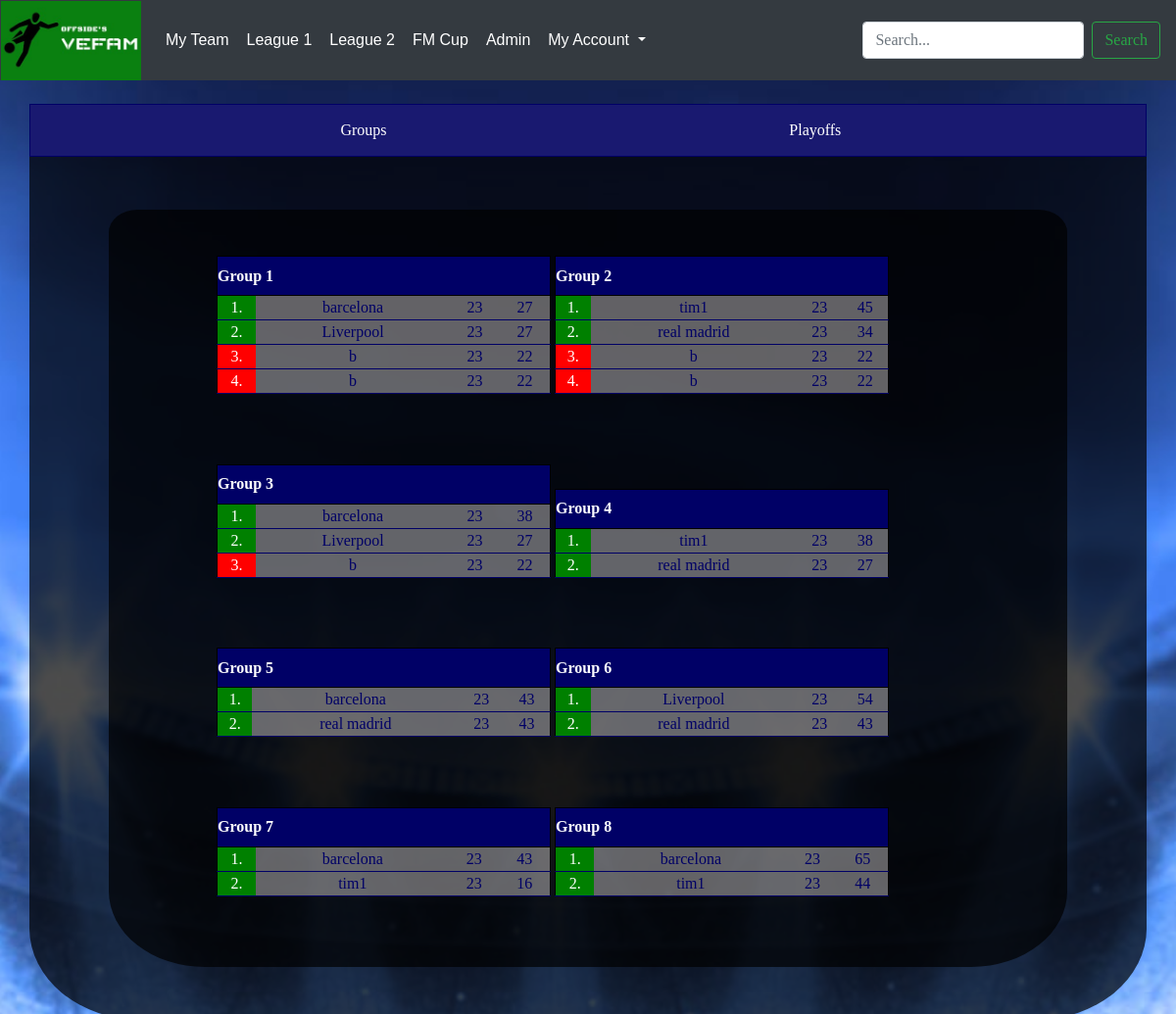
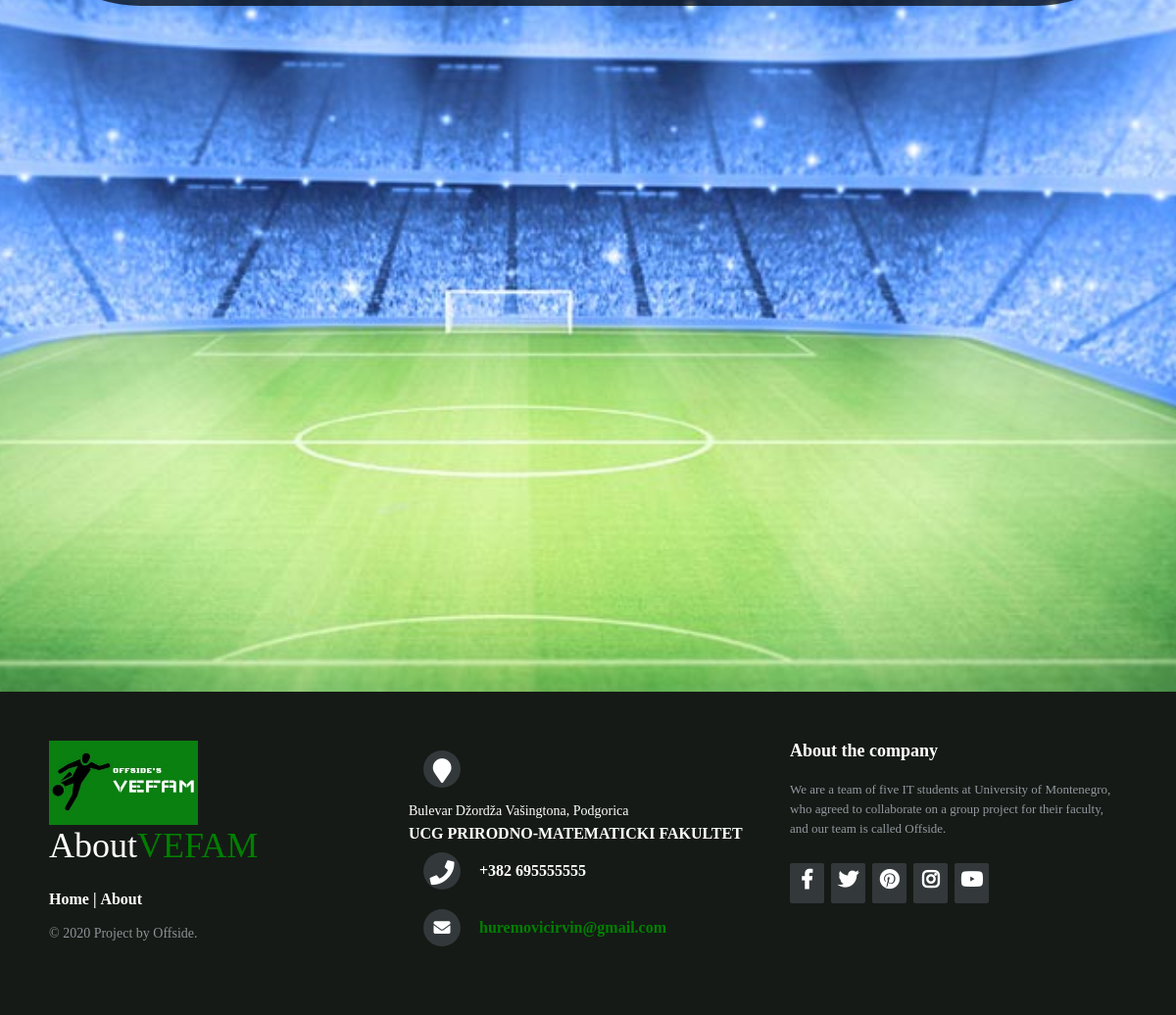
The page /fmcup2.php on the database its author committed (2 pictures, top to bottom).
### tables this page shows
CREATE TABLE `cups` (
  `id` bigint(20) UNSIGNED NOT NULL,
  `team_id` bigint(20) UNSIGNED NOT NULL,
  `phase` int(10) UNSIGNED NOT NULL,
  `_group` int(10) UNSIGNED NOT NULL,
  `sum` int(10) UNSIGNED NOT NULL
);

CREATE TABLE `user_teams` (
  `id` bigint(20) UNSIGNED NOT NULL,
  `user_id` bigint(20) UNSIGNED NOT NULL,
  `name` varchar(150) NOT NULL,
  `league` tinyint(4) NOT NULL,
  `last` int(10) UNSIGNED NOT NULL,
  `sum` int(10) UNSIGNED NOT NULL,
  `money` double NOT NULL
);

CREATE TABLE `round` (
  `id` bigint(20) UNSIGNED NOT NULL,
  `number` int(11) NOT NULL
);

### fmcup2.php (the view, shortened to what this page needs)
<!DOCTYPE html>
<html lang="en" dir="ltr">
  <head>
<link rel="stylesheet" href="https://maxcdn.bootstrapcdn.com/bootstrap/4.0.0/css/bootstrap.min.css">
<link rel="stylesheet" href="CSS/style.css">
<link rel="stylesheet" href="CSS/validate.css">
<link rel="stylesheet" href="CSS/fmcup.css">
  <link rel="stylesheet" href="https://use.fontawesome.com/releases/v5.0.13/css/all.css">
  </head>
  <body>
 <nav class="navbar navbar-expand-lg navbar-dark bg-dark">
      <a class="navbar-brand" href="#" style = "margin-left:-15px;margin-top:-12.5px; margin-bottom:-12.5px;">
          <img style="height: 81px;" src="img/logo.jpg" alt="Logo">
      </a>
      <div class="collapse navbar-collapse" id="navbarSupportedContent">
        <ul class="navbar-nav mr-auto" >
          <li class="nav-item active">
            <a class="nav-link" href="#" id="prvi">My Team</a>
          </li>
          <li class="nav-item">
            <a class="nav-link" href="#" >League 1</a>
          </li>
          <li class="nav-item">
              <a class="nav-link" href="#">League 2</a>
          </li>
          <li class="nav-item">
              <a class="nav-link" href="#">FM Cup</a>
          </li>
          <li class="nav-item">
              <a class="nav-link" href="#">Admin</a>
          </li>
          <li class="nav-item dropdown">
            <a class="nav-link dropdown-toggle" href="#" id="navbarDropdown" role="button" data-toggle="dropdown" aria-haspopup="true" aria-expanded="false">
              My Account
            </a>
          </li>
        </ul>
        <form class="form-inline my-2 my-lg-0">
          <input class="form-control mr-sm-2" type="search" placeholder="Search..." aria-label="Search" id="src">
          <button class="btn btn-outline-success my-2 my-sm-0" type="submit">Search</button>
        </form>
      </div>
    </nav>
    <br>
    <div class="container">
    <div class="tab row">
      <button id="dugme1" class="dugme" class="col-lg-6">Groups</button>
      <button id="dugme2" class="dugme" class="col-lg-6">Playoffs</button>
    </div>
    <div id="table" class="tabcontent" style="display: block">
      <br/>
  <br>
      <div class="container okvir">
	  <?php
	  $con = mysqli_connect('localhost','root','','fantasym');
		echo ' <div class="maina">';
			$imeGrupe=1;
			$brFaze=1;
			$sql="SELECT * FROM cups  WHERE _group='$imeGrupe' AND phase='$brFaze' order by sum DESC";
			$result=$con->query($sql);
			if($result->num_rows>0)
		{
				echo ' <div class="a">';
				 echo '<table class="grupa">';
				 echo '<tr > <th class="thead" colspan="5"> Group ';echo $imeGrupe ;  echo '</th></tr>';
			$brojac=0;
			while($row=mysqli_fetch_array($result))
			{
				$klas="";
				$brojac +=1;
				if($brojac<3)
				{
					$klas="prolaz";
				}
				else
				{
					$klas="ispadanje";
				}
				 echo "<tr class=\"member\"> <td class=\"".$klas."\">".$brojac.".</td><td>";
				 $timid=$row['team_id'] ;
				 $sql2="SELECT * FROM user_teams  WHERE id='$timid'";
				 $result2=$con->query($sql2);
				 while($row2=mysqli_fetch_array($result2)){echo $row2['name'] ;}
					$sql3="SELECT * FROM round ";
			 $result3=$con->query($sql3);
				 while($row3=mysqli_fetch_array($result3)){echo '</td><td>';echo $row3['number'] ; echo'</td><td>';}
				 echo $row["sum"];echo'</td> </tr>';
			}
			 echo ' </table>';
				 echo '</div>';
		}
			$imeGrupe=2;
			$brFaze = 1;
			$sql="SELECT * FROM cups  WHERE _group='$imeGrupe' AND phase='$brFaze' order by sum DESC";
			$result=$con->query($sql);
			if($result->num_rows>0)
		{
				echo ' <div class="a">';
				 echo '<table class="grupa">';
				 echo '<tr > <th class="thead" colspan="5"> Group ';echo $imeGrupe ;  echo '</th></tr>';
			$brojac=0;
			while($row=mysqli_fetch_array($result))
			{
				$klas="";
				$brojac +=1;
				if($brojac<3)
				{
					$klas="prolaz";
				}
				else
				{
					$klas="ispadanje";
				}
				echo "<tr class=\"member\"> <td class=\"".$klas."\">".$brojac.".</td><td>";
				 $timid=$row['team_id'] ;
				 $sql2="SELECT * FROM user_teams  WHERE id='$timid'";
				 $result2=$con->query($sql2);
				 while($row2=mysqli_fetch_array($result2)){echo $row2['name'] ;}
					$sql3="SELECT * FROM round ";
			 $result3=$con->query($sql3);
				 while($row3=mysqli_fetch_array($result3)){echo '</td><td>';echo $row3['number'] ; echo'</td><td>';}
				 echo $row["sum"];echo'</td> </tr>';
			}
			 echo ' </table>';
				 echo '</div>';
		}
		echo '</div>';
	  ?>
	    <?php
	  $con = mysqli_connect('localhost','root','','fantasym');
		echo ' <div class="maina">';
			$imeGrupe=3;
			$brFaze = 1;
			$sql="SELECT * FROM cups  WHERE _group='$imeGrupe' AND phase='$brFaze' order by sum DESC";
			$result=$con->query($sql);
			if($result->num_rows>0)
		{
				echo ' <div class="a">';
				 echo '<table class="grupa">';
				 echo '<tr > <th class="thead" colspan="5"> Group ';echo $imeGrupe ;  echo '</th></tr>';
			$brojac=0;
			while($row=mysqli_fetch_array($result))
			{
				$klas="";
				$brojac +=1;
				if($brojac<3)
				{
					$klas="prolaz";
				}
				else
				{
					$klas="ispadanje";
				}
				echo "<tr class=\"member\"> <td class=\"".$klas."\">".$brojac.".</td><td>";
				 $timid=$row['team_id'] ;
				 $sql2="SELECT * FROM user_teams  WHERE id='$timid'";
				 $result2=$con->query($sql2);
				 while($row2=mysqli_fetch_array($result2)){echo $row2['name'] ;}
					$sql3="SELECT * FROM round ";
			 $result3=$con->query($sql3);
				 while($row3=mysqli_fetch_array($result3)){echo '</td><td>';echo $row3['number'] ; echo'</td><td>';}
				 echo $row["sum"];echo'</td> </tr>';
			}
			 echo ' </table>';
				 echo '</div>';
		}
			$imeGrupe=4;
			$brFaze = 1;
			$sql="SELECT * FROM cups  WHERE _group='$imeGrupe' AND phase='$brFaze' order by sum DESC";
			$result=$con->query($sql);
			if($result->num_rows>0)
		{
				echo ' <div class="a">';
				 echo '<table class="grupa">';
				 echo '<tr > <th class="thead" colspan="5"> Group ';echo $imeGrupe ;  echo '</th></tr>';
			$brojac=0;
			while($row=mysqli_fetch_array($result))
			{
				$klas="";
				$brojac +=1;
				if($brojac<3)
				{
					$klas="prolaz";
				}
				else
				{
					$klas="ispadanje";
				}
				echo "<tr class=\"member\"> <td class=\"".$klas."\">".$brojac.".</td><td>";
				 $timid=$row['team_id'] ;
				 $sql2="SELECT * FROM user_teams  WHERE id='$timid'";
				 $result2=$con->query($sql2);
				 while($row2=mysqli_fetch_array($result2)){echo $row2['name'] ;}
					$sql3="SELECT * FROM round ";
			 $result3=$con->query($sql3);
				 while($row3=mysqli_fetch_array($result3)){echo '</td><td>';echo $row3['number'] ; echo'</td><td>';}
				 echo $row["sum"];echo'</td> </tr>';
			}
			 echo ' </table>';
				 echo '</div>';
		}
		echo '</div>';
	  ?>
	   <?php
	  $con = mysqli_connect('localhost','root','','fantasym');
		echo ' <div class="maina">';
			$imeGrupe=5;
			$brFaze = 1;
			$sql="SELECT * FROM cups  WHERE _group='$imeGrupe' AND phase='$brFaze' order by sum DESC";
			$result=$con->query($sql);
			if($result->num_rows>0)
		{
				echo ' <div class="a">';
				 echo '<table class="grupa">';
				 echo '<tr > <th class="thead" colspan="5"> Group ';echo $imeGrupe ;  echo '</th></tr>';
			$brojac=0;
			while($row=mysqli_fetch_array($result))
			{
				$klas="";
				$brojac +=1;
				if($brojac<3)
				{
					$klas="prolaz";
				}
				else
				{
					$klas="ispadanje";
				}
				echo "<tr class=\"member\"> <td class=\"".$klas."\">".$brojac.".</td><td>";
				 $timid=$row['team_id'] ;
				 $sql2="SELECT * FROM user_teams  WHERE id='$timid'";
				 $result2=$con->query($sql2);
				 while($row2=mysqli_fetch_array($result2)){echo $row2['name'] ;}
					$sql3="SELECT * FROM round ";
			 $result3=$con->query($sql3);
				 while($row3=mysqli_fetch_array($result3)){echo '</td><td>';echo $row3['number'] ; echo'</td><td>';}
				 echo $row["sum"];echo'</td> </tr>';
			}
			 echo ' </table>';
				 echo '</div>';
		}
			$imeGrupe=6;
			$brFaze = 1;
			$sql="SELECT * FROM cups  WHERE _group='$imeGrupe' AND phase='$brFaze' order by sum DESC";
			$result=$con->query($sql);
			if($result->num_rows>0)
		{
				echo ' <div class="a">';
				 echo '<table class="grupa">';
				 echo '<tr > <th class="thead" colspan="5"> Group ';echo $imeGrupe ;  echo '</th></tr>';
			$brojac=0;
			while($row=mysqli_fetch_array($result))
			{
				$klas="";
				$brojac +=1;
				if($brojac<3)
				{
					$klas="prolaz";
				}
				else
				{
					$klas="ispadanje";
				}
				echo "<tr class=\"member\"> <td class=\"".$klas."\">".$brojac.".</td><td>";
				 $timid=$row['team_id'] ;
				 $sql2="SELECT * FROM user_teams  WHERE id='$timid'";
				 $result2=$con->query($sql2);
				 while($row2=mysqli_fetch_array($result2)){echo $row2['name'] ;}
					$sql3="SELECT * FROM round ";
			 $result3=$con->query($sql3);
				 while($row3=mysqli_fetch_array($result3)){echo '</td><td>';echo $row3['number'] ; echo'</td><td>';}
				 echo $row["sum"];echo'</td> </tr>';
			}
			 echo ' </table>';
				 echo '</div>';
		}
		echo '</div>';
	  ?>
	   <?php
	  $con = mysqli_connect('localhost','root','','fantasym');
		echo ' <div class="maina">';
			$imeGrupe=7;
			$brFaze = 1;
			$sql="SELECT * FROM cups  WHERE _group='$imeGrupe' AND phase='$brFaze' order by sum DESC";
			$result=$con->query($sql);
			if($result->num_rows>0)
		{
				echo ' <div class="a">';
				 echo '<table class="grupa">';
				 echo '<tr > <th class="thead" colspan="5"> Group ';echo $imeGrupe ;  echo '</th></tr>';
			$brojac=0;
			while($row=mysqli_fetch_array($result))
			{
				$klas="";
				$brojac +=1;
				if($brojac<3)
				{
					$klas="prolaz";
				}
				else
				{
					$klas="ispadanje";
				}
				echo "<tr class=\"member\"> <td class=\"".$klas."\">".$brojac.".</td><td>";
				 $timid=$row['team_id'] ;
				 $sql2="SELECT * FROM user_teams  WHERE id='$timid'";
				 $result2=$con->query($sql2);
				 while($row2=mysqli_fetch_array($result2)){echo $row2['name'] ;}
					$sql3="SELECT * FROM round ";
			 $result3=$con->query($sql3);
				 while($row3=mysqli_fetch_array($result3)){echo '</td><td>';echo $row3['number'] ; echo'</td><td>';}
				 echo $row["sum"];echo'</td> </tr>';
			}
			 echo ' </table>';
				 echo '</div>';
		}
			$imeGrupe=8;
			$brFaze = 1;
			$sql="SELECT * FROM cups  WHERE _group='$imeGrupe' AND phase='$brFaze' order by sum DESC";
			$result=$con->query($sql);
			if($result->num_rows>0)
		{
				echo ' <div class="a">';
				 echo '<table class="grupa">';
				 echo '<tr > <th class="thead" colspan="5"> Group ';echo $imeGrupe ;  echo '</th></tr>';
			$brojac=0;
			while($row=mysqli_fetch_array($result))
			{
				$klas="";
				$brojac +=1;
				if($brojac<3)
				{
					$klas="prolaz";
				}
				else
				{
					$klas="ispadanje";
				}
				echo "<tr class=\"member\"> <td class=\"".$klas."\">".$brojac.".</td><td>";
				 $timid=$row['team_id'] ;
				 $sql2="SELECT * FROM user_teams  WHERE id='$timid'";
				 $result2=$con->query($sql2);
				 while($row2=mysqli_fetch_array($result2)){echo $row2['name'] ;}
					$sql3="SELECT * FROM round ";
			 $result3=$con->query($sql3);
				 while($row3=mysqli_fetch_array($result3)){echo '</td><td>';echo $row3['number'] ; echo'</td><td>';}
				 echo $row["sum"];echo'</td> </tr>';
			}
			 echo ' </table>';
				 echo '</div>';
		}
		echo '</div>';
	  ?>
	  <br><br>
        </div>
      </div>
      <br><br>
        </div>
<footer class="footer-distributed">
<div class="footer-left">
<img src="img/logo.jpg">
	<h3>About<span>VEFAM</span></h3>
	<p class="footer-links">
		<a href="index.php">Home</a>
		|
		<a href="about.php">About</a>
	</p>
	<p class="footer-company-name">© 2020 Project by Offside.</p>
</div>
<div class="footer-center">
	<div>
		<i class="fa fa-map-marker"></i>
		  <p><span>Bulevar Džordža Vašingtona, Podgorica</span>
			UCG PRIRODNO-MATEMATICKI FAKULTET</p>
	</div>
	<div>
	<i class="fas fa-phone"></i>
		<p>+382 695555555</p>
	</div>
	<div>
		<i class="fa fa-envelope"></i>
		<p><a href="mailto:">huremovicirvin@gmail.com</a></p>
	</div>
</div>
<div class="footer-right">
	<p class="footer-company-about">
		<span>About the company</span>
		We are a team of five IT students at University of Montenegro, who agreed
to collaborate on a group project for their faculty, and our team is called Offside.</p>
	<div class="footer-icons">
<a href="https://www.facebook.com/" id="f1"><i class="fab fa-facebook-f" aria-hidden="true" ></i></a>
		<a href="https://www.twitter.com/" id="f2"><i class="fab fa-twitter" aria-hidden="true"></i></a>
<a href="https://www.pinterest.com/" id="f3">	<i class="fab fa-pinterest" aria-hidden="true"></i></a>
		<a href="https://www.instagran.com/" id="f4"><i class="fab fa-instagram"></i></a>
		<a href="https://www.youtube.com/" id="f5"><i class="fab fa-youtube"></i></a>
	</div>
</div>
</footer>
</body>
</html>

### rows shown on the page
cups: sum "27"
user_teams: name "barcelona"
round: number "23"
cups: sum "27"
user_teams: name "Liverpool"
cups: sum "22"
user_teams: name "b"
cups: sum "22"
cups: sum "45"
user_teams: name "tim1"
cups: sum "34"
user_teams: name "real madrid"
cups: sum "22"
cups: sum "22"
cups: sum "38"
cups: sum "27"
cups: sum "22"
cups: sum "38"
cups: sum "27"
cups: sum "43"
cups: sum "43"
cups: sum "54"
cups: sum "43"
cups: sum "43"
cups: sum "16"
cups: sum "65"
cups: sum "44"

### other values the page prints
$imeGrupe "1"
$imeGrupe "2"
$imeGrupe "3"
$imeGrupe "4"
$imeGrupe "5"
$imeGrupe "6"
$imeGrupe "7"
$imeGrupe "8"
